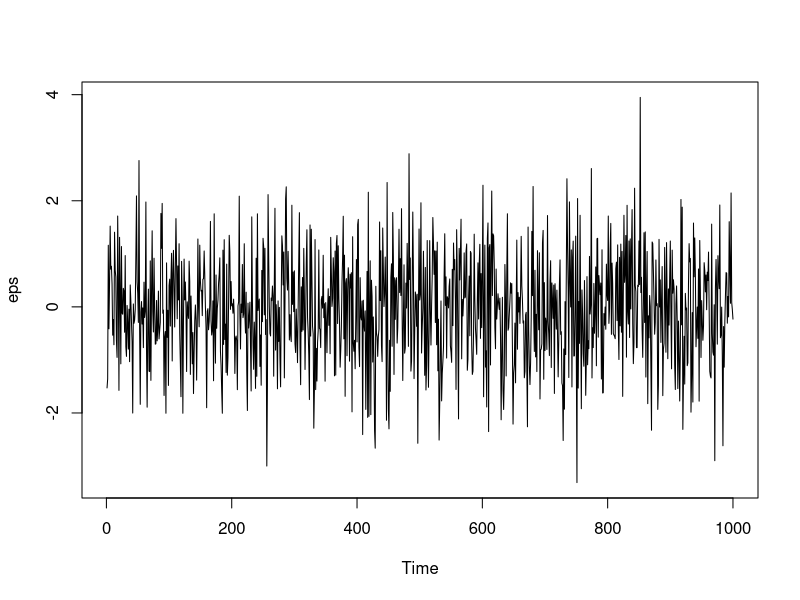
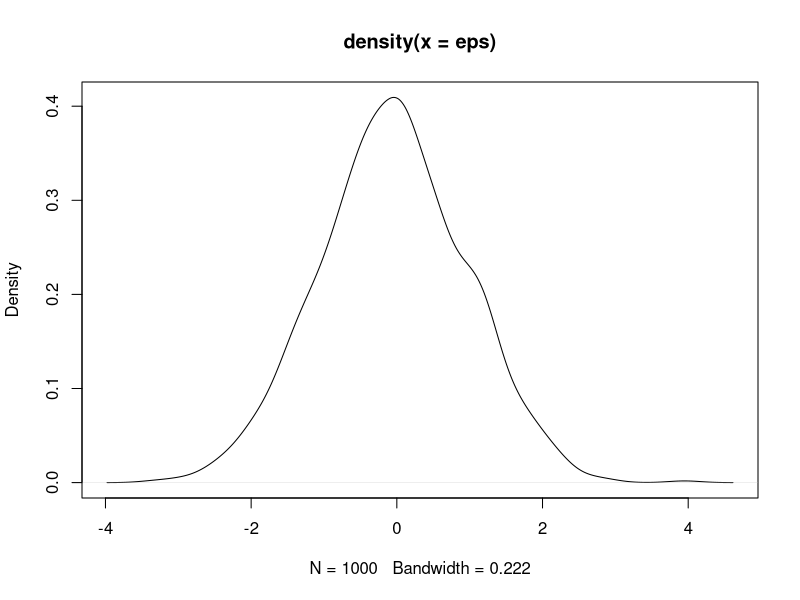
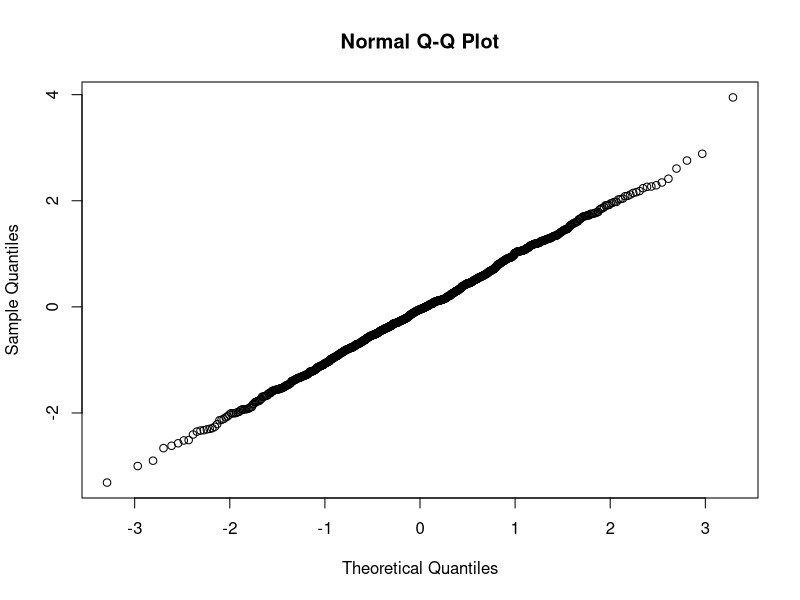
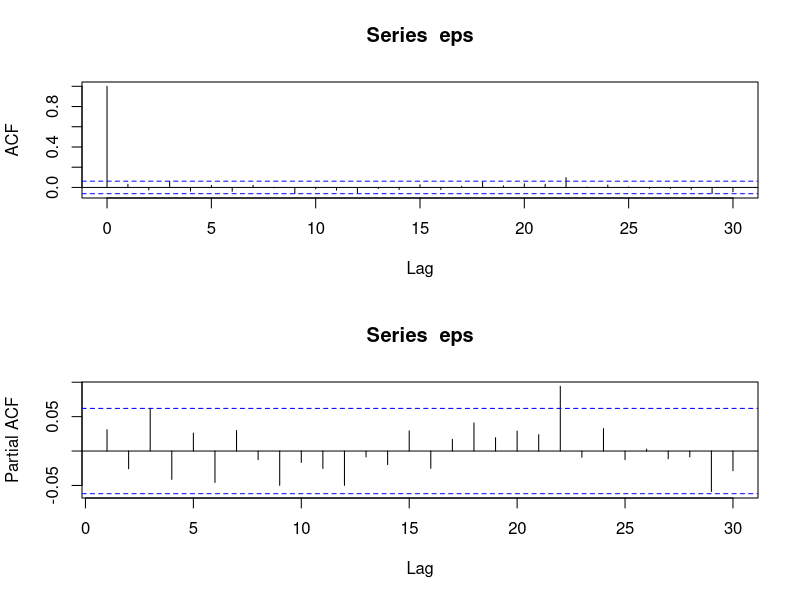
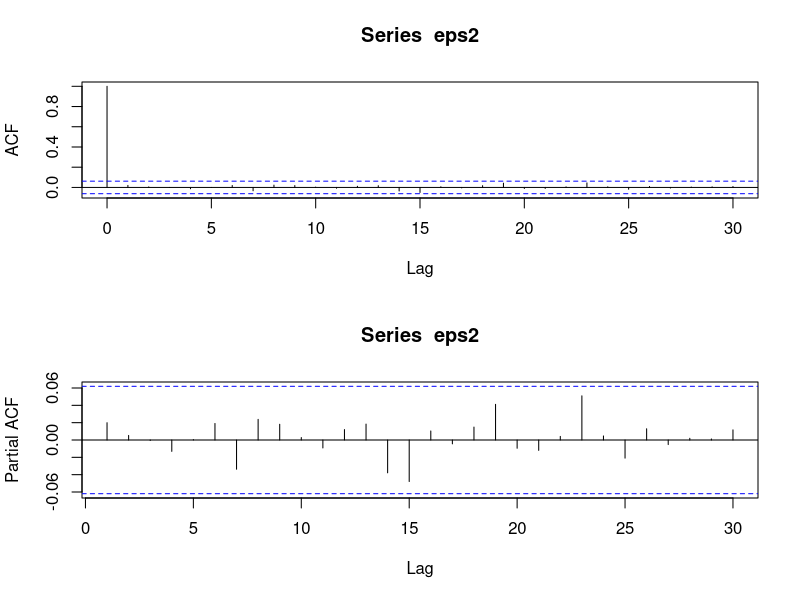
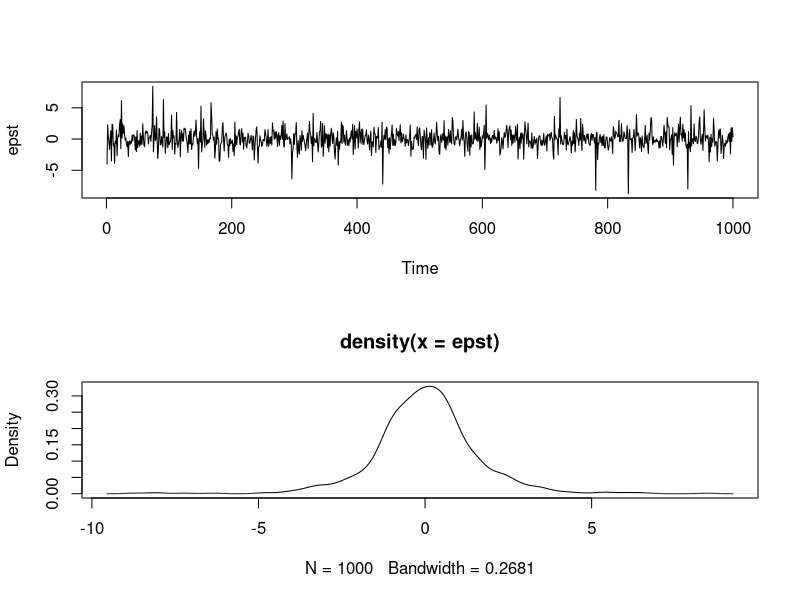
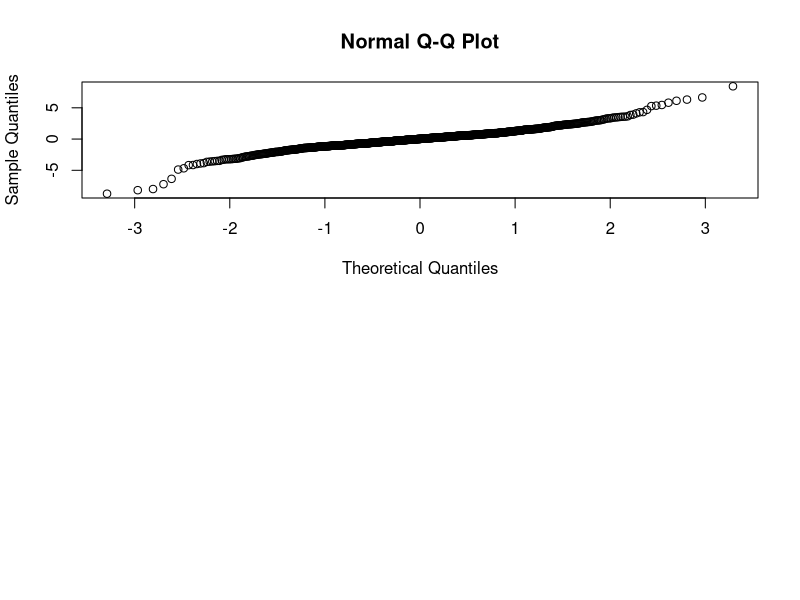
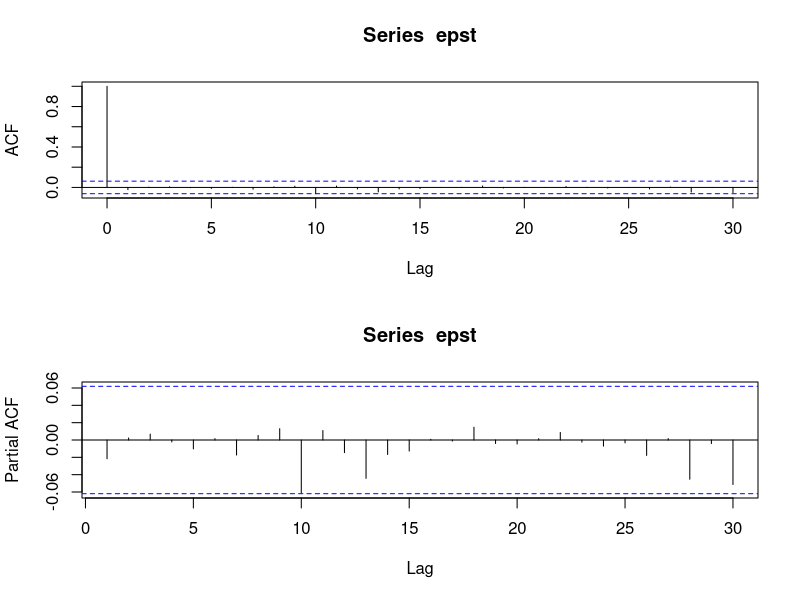

Recreate these plots in R, in order. (Note: this script raises an error after producing the figures.)
# Time Series Analysis
# TD2: Simulation

# Simulation of 1000 observations from a standard GWN
eps=rnorm(1000,mean=0,sd=1)
par(mfrow=c(1,1))
ts.plot(eps)
plot(density(eps))
qqnorm(eps)
par(mfrow=c(2,1))
acf(eps)
pacf(eps)
Box.test(eps,lag=1,type="Ljung")
eps2=eps*eps
par(mfrow=c(2,1))
acf(eps2)
pacf(eps2)
Box.test(eps2,lag=1,type="Ljung")

# Simulation of 1000 observations from a Student 3df GWN
epst=rt(1000,df=3)
par(mfrow=c(2,1))
ts.plot(epst)
plot(density(epst))
qqnorm(epst)
par(mfrow=c(2,1))
acf(epst)
pacf(epst)
Box.test(epst,lag=1,type="Ljung")

# Simulation of 1000 observations from a zero-mean Gaussian AR(1)
nobs=1000
phi1=1.0
eps=rnorm(nobs)
y=rep(0,nobs)
for(i in 2:nobs) y[i]=phi1*y[i-1]+eps[i]
par(mfrow=c(2,1))
ts.plot(y)
plot(density(y))
jarque.bera.test(y)
qqnorm(y)
par(mfrow=c(2,1))
acf(y)
pacf(y)
Box.test(y,lag=1,type="Ljung")

# phi1=0.8

# MA(1) Simulation
nobs=1000
theta1=0.9
eps=rnorm(nobs)
z=eps[2:1000]+theta1*eps[1:999]
length(z)
ts.plot(z)
plot(density(hist(z)))
qqnorm(z)
par(mfrow=c(2,1))
acf(z)
pacf(z)
Box.test(z,lag=10,type="Ljung")

# theta=0.8

